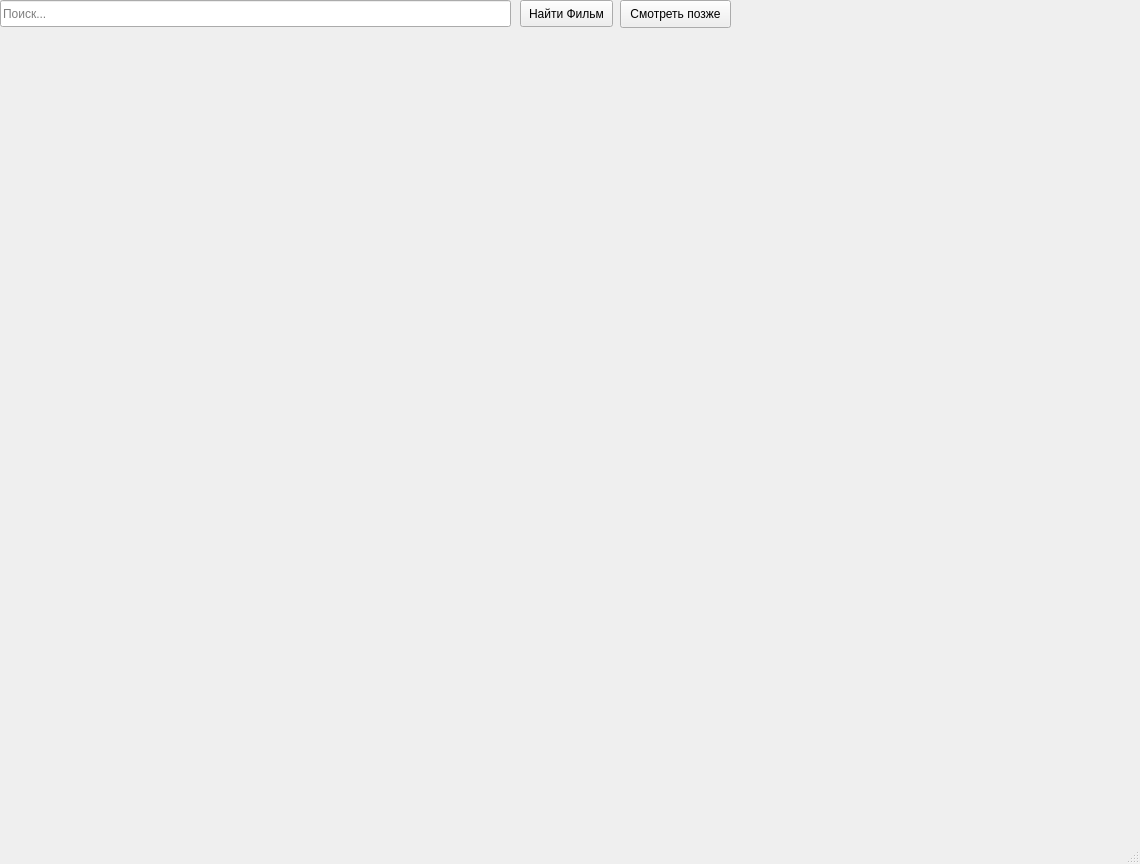
<?xml version="1.0" encoding="UTF-8"?>
<ui version="4.0">
 <class>MainWindow</class>
 <widget class="QMainWindow" name="MainWindow">
  <property name="geometry">
   <rect>
    <x>0</x>
    <y>0</y>
    <width>1140</width>
    <height>864</height>
   </rect>
  </property>
  <property name="windowTitle">
   <string>MainWindow</string>
  </property>
  <widget class="QWidget" name="centralwidget">
   <property name="enabled">
    <bool>true</bool>
   </property>
   <widget class="QLineEdit" name="search_title">
    <property name="enabled">
     <bool>true</bool>
    </property>
    <property name="geometry">
     <rect>
      <x>0</x>
      <y>0</y>
      <width>511</width>
      <height>27</height>
     </rect>
    </property>
    <property name="layoutDirection">
     <enum>Qt::RightToLeft</enum>
    </property>
    <property name="inputMask">
     <string/>
    </property>
    <property name="text">
     <string/>
    </property>
    <property name="placeholderText">
     <string>Поиск...</string>
    </property>
   </widget>
   <widget class="QLabel" name="background">
    <property name="geometry">
     <rect>
      <x>0</x>
      <y>0</y>
      <width>1914</width>
      <height>890</height>
     </rect>
    </property>
    <property name="sizePolicy">
     <sizepolicy hsizetype="Ignored" vsizetype="Expanding">
      <horstretch>0</horstretch>
      <verstretch>0</verstretch>
     </sizepolicy>
    </property>
    <property name="autoFillBackground">
     <bool>true</bool>
    </property>
    <property name="text">
     <string/>
    </property>
    <property name="pixmap">
     <pixmap>black.png</pixmap>
    </property>
   </widget>
   <widget class="QWidget" name="gridLayoutWidget">
    <property name="geometry">
     <rect>
      <x>-1</x>
      <y>29</y>
      <width>1141</width>
      <height>811</height>
     </rect>
    </property>
    <layout class="QGridLayout" name="grid"/>
   </widget>
   <widget class="QPushButton" name="btn_search">
    <property name="geometry">
     <rect>
      <x>520</x>
      <y>0</y>
      <width>93</width>
      <height>27</height>
     </rect>
    </property>
    <property name="text">
     <string>Найти Фильм</string>
    </property>
   </widget>
   <widget class="QPushButton" name="watch_later">
    <property name="geometry">
     <rect>
      <x>620</x>
      <y>0</y>
      <width>111</width>
      <height>28</height>
     </rect>
    </property>
    <property name="text">
     <string>Смотреть позже</string>
    </property>
   </widget>
   <zorder>background</zorder>
   <zorder>search_title</zorder>
   <zorder>gridLayoutWidget</zorder>
   <zorder>btn_search</zorder>
   <zorder>watch_later</zorder>
  </widget>
  <widget class="QStatusBar" name="statusbar">
   <property name="enabled">
    <bool>true</bool>
   </property>
  </widget>
 </widget>
 <resources/>
 <connections/>
</ui>
